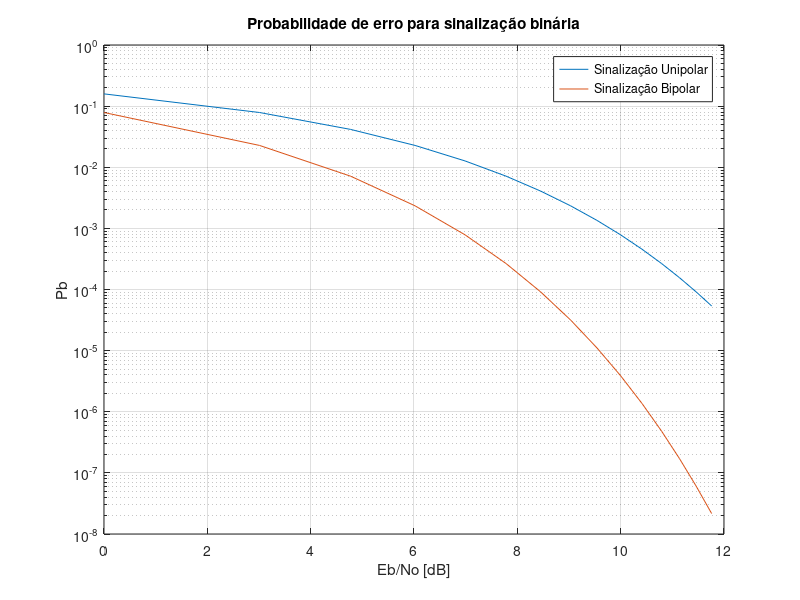

The MATLAB script that drew this image:
close all;
clear all;
clc;

A = 1;
T = 10;

Eb_No = 0:15;
Eb_No_dB = 10*log10(Eb_No);

Pb_unipolar = qfunc(sqrt(Eb_No));
Pb_bipolar = qfunc(sqrt(2*Eb_No));

figure,
semilogy(Eb_No_dB, Pb_unipolar);hold on; grid on;
semilogy(Eb_No_dB, Pb_bipolar);
legend('Sinalização Unipolar', 'Sinalização Bipolar')
title('Probabilidade de erro para sinalização binária')
xlabel('Eb/No [dB]')
ylabel('Pb')
